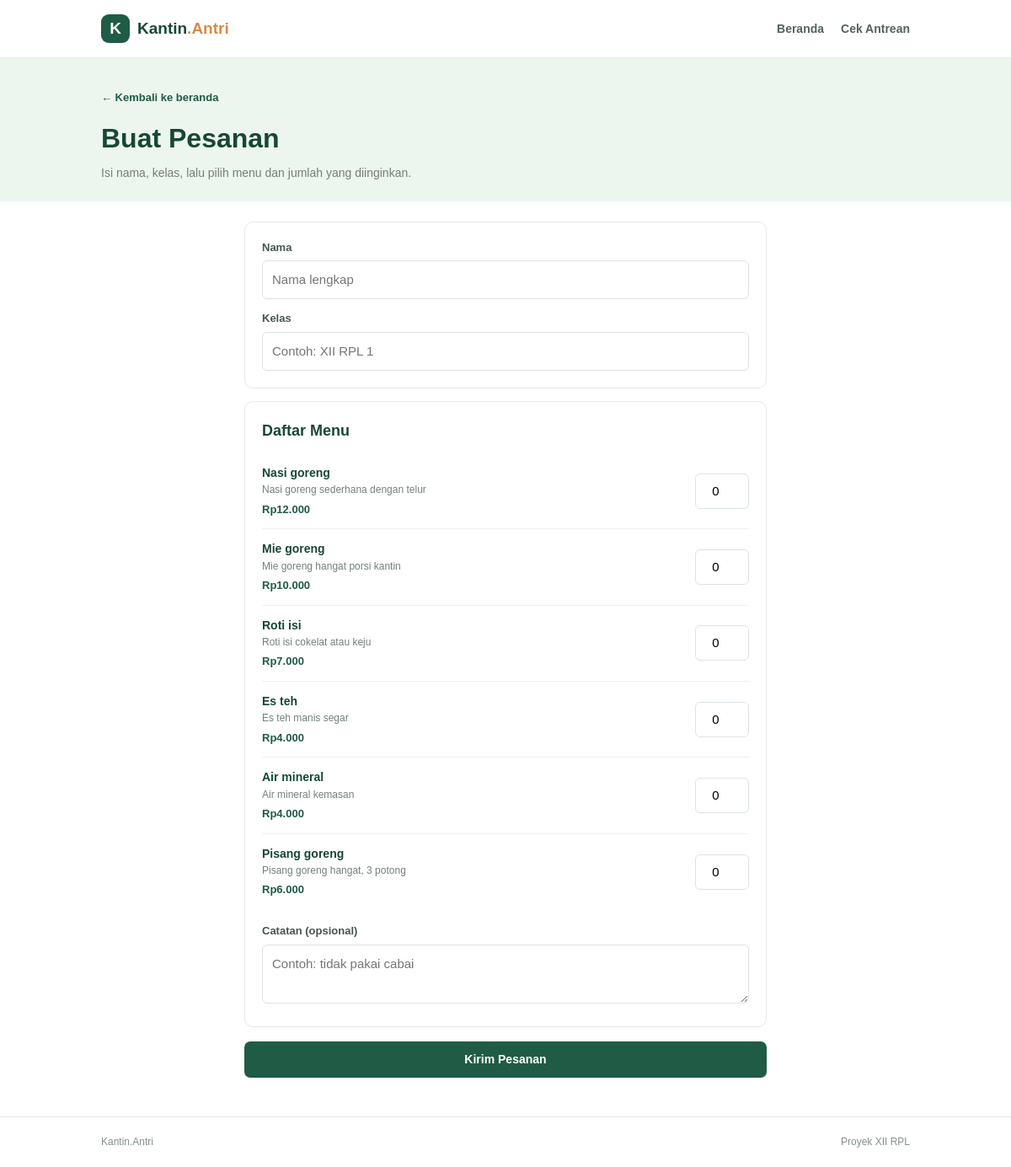
/pesan.php, run on the app's committed database.
### tables this page shows
CREATE TABLE menus (
    id INT UNSIGNED AUTO_INCREMENT PRIMARY KEY,
    name VARCHAR(100) NOT NULL,
    description VARCHAR(255) NOT NULL DEFAULT '',
    price INT UNSIGNED NOT NULL,
    is_available TINYINT(1) NOT NULL DEFAULT 1,
    created_at TIMESTAMP NOT NULL DEFAULT CURRENT_TIMESTAMP
);

### includes/functions.php (called while the page is built, shortened)
<?php
function e(?string $value): string
{
    return htmlspecialchars((string) $value, ENT_QUOTES, 'UTF-8');
}
function rupiah(int|float|string $amount): string
{
    return 'Rp' . number_format((float) $amount, 0, ',', '.');
}

### pesan.php (the view, shortened to what this page needs)
<?php
require_once __DIR__ . '/includes/bootstrap.php';
$menus = $pdo->query('SELECT id, name, description, price FROM menus WHERE is_available = 1 ORDER BY id')->fetchAll();
$selectedMenu = isset($_GET['menu']) ? (int) $_GET['menu'] : 0;
$postedQuantities = is_array($_POST['qty'] ?? null) ? $_POST['qty'] : [];
require __DIR__ . '/includes/header.php';
?>
<section class="page-heading">
    <div class="container">
        <a class="back-link" href="index.php">&larr; Kembali ke beranda</a>
        <h1>Buat Pesanan</h1>
        <p>Isi nama, kelas, lalu pilih menu dan jumlah yang diinginkan.</p>
    </div>
</section>
<section class="section section-small">
    <div class="container form-container">
        <?php if (!$menus): ?>
            <div class="empty-box">Belum ada menu yang tersedia. Silakan kembali lagi nanti.</div>
        <?php else: ?>
            <form method="post" class="order-form">
                <div class="form-card">
                    <label class="field"><span>Nama</span><input type="text" name="customer_name" maxlength="100" placeholder="Nama lengkap" value="<?= e($_POST['customer_name'] ?? '') ?>" required></label>
                    <label class="field"><span>Kelas</span><input type="text" name="class_name" maxlength="40" placeholder="Contoh: XII RPL 1" value="<?= e($_POST['class_name'] ?? '') ?>" required></label>
                </div>
                <div class="form-card">
                    <h2>Daftar Menu</h2>
                    <?php foreach ($menus as $menu): ?>
                        <div class="order-row">
                            <div>
                                <b><?= e($menu['name']) ?></b>
                                <small><?= e($menu['description']) ?></small>
                                <strong><?= rupiah($menu['price']) ?></strong>
                            </div>
                            <label class="quantity"><span class="sr-only">Jumlah</span><input type="number" name="qty[<?= (int) $menu['id'] ?>]" min="0" max="20" value="<?= e((string) ($postedQuantities[$menu['id']] ?? ($selectedMenu === (int) $menu['id'] ? 1 : 0))) ?>"></label>
                        </div>
                    <?php endforeach; ?>
                    <label class="field notes-field"><span>Catatan (opsional)</span><textarea name="notes" rows="2" maxlength="300" placeholder="Contoh: tidak pakai cabai"><?= e($_POST['notes'] ?? '') ?></textarea></label>
                </div>
                <button type="submit" class="button button-primary button-full">Kirim Pesanan</button>
            </form>
        <?php endif; ?>
    </div>
</section>
<?php require __DIR__ . '/includes/footer.php'; ?>

### assets/css/style.css (style rules this page uses)
:root { --green: #1f5b45; --green-dark: #174735; --green-pale: #edf5ef; --orange: #efaa62; --text: #26352d; --muted: #738078; --line: #e4ebe6; --bg: #f7faf7; --white: #fff; }
* { box-sizing: border-box; }
html { scroll-behavior: smooth; }
body { margin: 0; color: var(--text); background: var(--white); font: 15px/1.6 Arial, Helvetica, sans-serif; }
a { color: inherit; text-decoration: none; }
button, input, textarea { font: inherit; }
.container { width: min(960px, calc(100% - 36px)); margin: 0 auto; }
.button { display: inline-flex; align-items: center; justify-content: center; min-height: 43px; padding: 10px 17px; border: 0; border-radius: 7px; cursor: pointer; font-weight: 700; font-size: 14px; }
.button-primary { color: white; background: var(--green); }
.button-full { width: 100%; }
.section { padding: 46px 0; }
.section-small { padding-top: 24px; }
.page-heading { padding: 34px 0 22px; background: var(--green-pale); }
.back-link { color: var(--green); font-size: 13px; font-weight: 700; }
.page-heading h1 { margin: 12px 0 4px; color: var(--green-dark); font-size: 32px; }
.page-heading p { margin: 0; color: var(--muted); font-size: 14px; }
.form-container { max-width: 620px; }
.form-card { margin-bottom: 15px; padding: 20px; border: 1px solid var(--line); border-radius: 10px; background: white; }
.form-card h2 { margin: 0 0 12px; color: var(--green-dark); font-size: 18px; }
.field { display: block; margin-bottom: 13px; }
.field:last-child { margin-bottom: 0; }
.field > span { display: block; margin-bottom: 5px; color: #46564c; font-size: 13px; font-weight: 700; }
.field input, .field textarea { width: 100%; padding: 10px 11px; border: 1px solid #dce5de; border-radius: 6px; outline: none; color: var(--text); background: #fff; }
.order-row { display: flex; align-items: center; justify-content: space-between; gap: 15px; padding: 12px 0; border-bottom: 1px solid #edf1ed; }
.order-row:last-of-type { border-bottom: 0; }
.order-row b, .order-row small, .order-row strong { display: block; }
.order-row b { color: var(--green-dark); font-size: 14px; }
.order-row small { color: var(--muted); font-size: 12px; }
.order-row strong { margin-top: 3px; color: var(--green); font-size: 13px; }
.quantity input { width: 64px; padding: 8px 5px; border: 1px solid #dce5de; border-radius: 6px; text-align: center; }
.notes-field { margin-top: 16px; }
.order-form > .button { margin-top: 2px; }

### data on the page
menus: name "Nasi goreng", description "Nasi goreng sederhana dengan telur", price "Rp12.000", id "0"
menus: name "Mie goreng", description "Mie goreng hangat porsi kantin", price "Rp10.000", id "0"
menus: name "Roti isi", description "Roti isi cokelat atau keju", price "Rp7.000", id "0"
menus: name "Es teh", description "Es teh manis segar", price "Rp4.000", id "0"
menus: name "Air mineral", description "Air mineral kemasan", price "Rp4.000", id "0"
menus: name "Pisang goreng", description "Pisang goreng hangat, 3 potong", price "Rp6.000", id "0"
